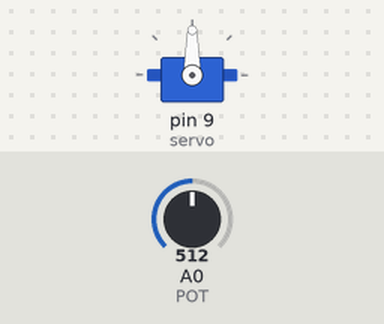
The sketch below on a simulated Arduino Uno, built with avr-gcc and run on an emulated ATmega328P. Shown: servo. Inputs (shaded band) come from the test bench; at power-on: A0 (POT) = 512.

Above: at 1.2 s.
1.3 s: A0 (POT) set to 716
At 2.5 s:
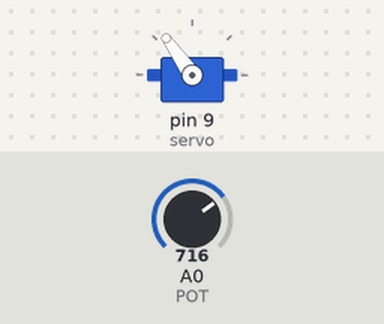
2.8 s: A0 (POT) set to 900
At 3.7 s:
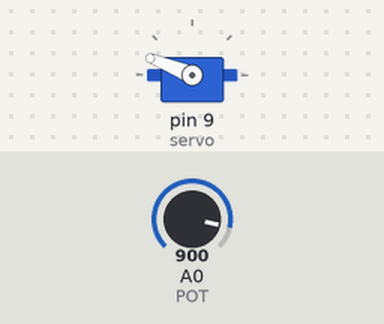
4.3 s: A0 (POT) set to 1023
At 4.8 s:
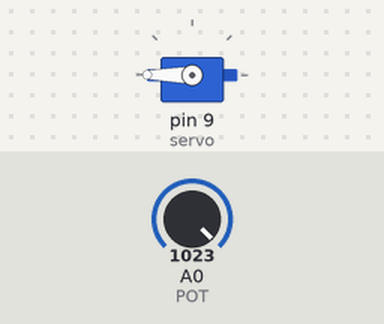
5.8 s: A0 (POT) set to 306
At 7.0 s:
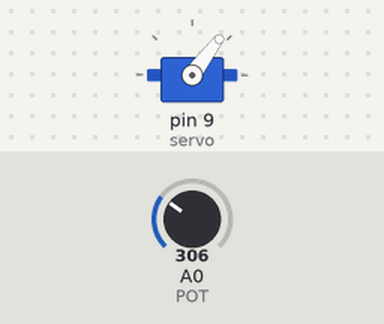
7.3 s: A0 (POT) set to 122
At 8.3 s:
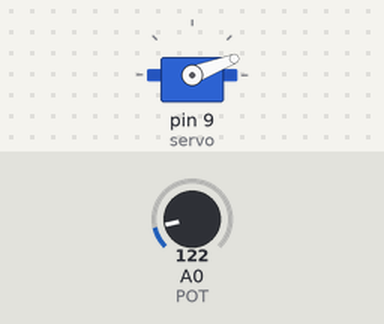
Timing chart, 0 to 9.8 s (numbered marks = the images above; inputs shaded):
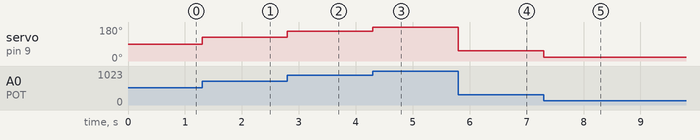

The sketch:

ex1.ino
```cpp
#include <Servo.h>
#define POT A0

Servo servo;
int ang_pot;
float ang;

void setup(){
    Serial.begin(9600);
    servo.attach(9);
}

void loop(){
    ang_pot = analogRead(POT); //Lê o valor do potenciometro
    ang = map(ang_pot,0,1023,0,180); //Converte o valor da porta analogica num angulo
    servo.write(ang); //Envia o angulo para o servo
}
```

Measured:
- after the input at 1.3 s, servo on pin 9 (servo): 90° → 125° at once
- after the input at 2.8 s, servo on pin 9 (servo): 125° → 158° at once
- after the input at 4.3 s, servo on pin 9 (servo): 158° → 180° at once
- after the input at 5.8 s, servo on pin 9 (servo): 180° → 53° at once
- after the input at 7.3 s, servo on pin 9 (servo): 53° → 21° at once
